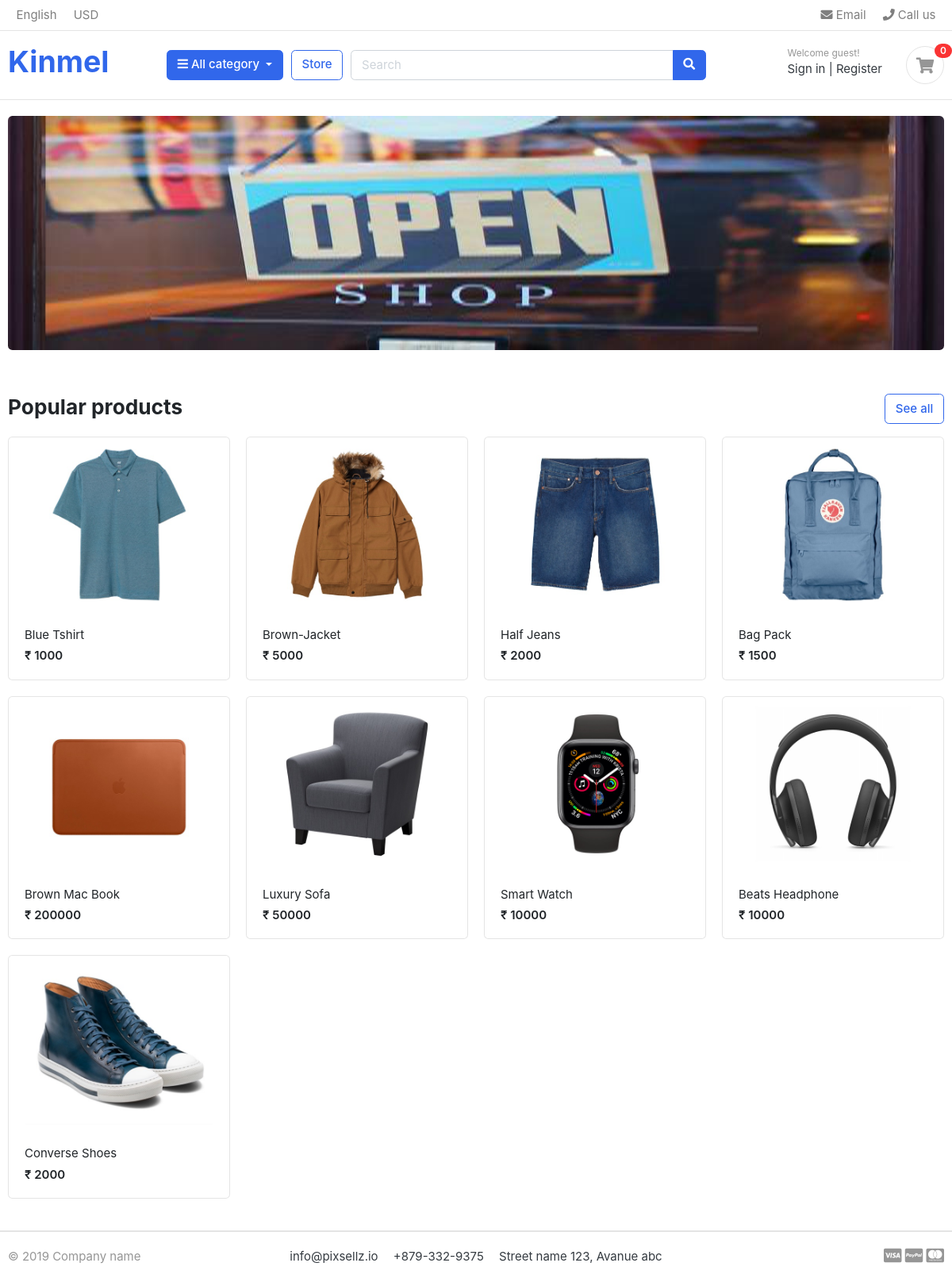
The page / on the database its author committed.
### store/models.py (models this page shows, shortened)
class Product(models.Model):
    product_name = models.CharField(max_length=200,unique=True)
    slug = models.SlugField(max_length=200,unique=True)
    description = models.TextField(max_length=500,blank=True)
    price = models.IntegerField()
    image = models.ImageField(upload_to='photos/products')
    stock = models.IntegerField()
    is_available = models.BooleanField(default=True)
    category = models.ForeignKey(Category,on_delete=models.CASCADE)
    created_date = models.DateTimeField(auto_now_add=True)
    modified_date = models.DateTimeField(auto_now=True)
    def get_url(self):
        return reverse('product_detail',args=[self.category.slug,self.slug])

### kinmel/views.py (the view)
# urls.py: 2. Add a URL to urlpatterns:  path('', views.home, name='home')
def home(request):
    products = Product.objects.filter(is_available=True)
    context = {'products':products}
    return render(request,'index.html',context)

### category/context_processors.py (called while the page is built)
def menu_links(request):
    links = Category.objects.all()
    return dict(links=links)

### category/models.py (called while the page is built)
    def get_url(self):
        return reverse('products_by_category',args=[self.slug])

### templates/index.html
{% extends 'base.html' %}
{% load static %}
{% block content %}
<section class="section-intro padding-y-sm">
<div class="container">
<div class="intro-banner-wrap">
	<img src="{% static 'images/banners/2.jpg' %}" class="img-fluid rounded">
</div>
</div>
</section>
<section class="section-name padding-y-sm">
<div class="container">
<header class="section-heading">
	<a href="{%url 'store'%}" class="btn btn-outline-primary float-right">See all</a>
	<h3 class="section-title">Popular products</h3>
</header>
<div class="row">
	{%for product in products%}
	<div class="col-md-3">
		<div class="card card-product-grid">
			<a href="{{product.get_url}}" class="img-wrap"> <img src="{{ product.image.url }}"> </a>
			<figcaption class="info-wrap">
				<a href="{{product.get_url}}" class="title">{{product.product_name}}</a>
				<div class="price mt-1">₹ {{product.price}}</div>
			</figcaption>
		</div>
	</div>
	{% endfor %}
</div>
</div>
</section>
{% endblock content %}

### templates/base.html (shortened to what this page needs)
{% load static %}
<!DOCTYPE HTML>
<html lang="en">
<head>
<link href="{% static 'css/bootstrap.css' %}" rel="stylesheet" type="text/css"/>
<link href="{% static 'fonts/fontawesome/css/all.min.css' %}" type="text/css" rel="stylesheet">
<link href="{% static 'css/ui.css' %}" rel="stylesheet" type="text/css"/>
<link href="{% static 'css/responsive.css' %}" rel="stylesheet" media="only screen and (max-width: 1200px)" />
</head>
<body>
<header class="section-header">
<nav class="navbar p-md-0 navbar-expand-sm navbar-light border-bottom">
<div class="container">
  <div class="collapse navbar-collapse" id="navbarTop4">
    <ul class="navbar-nav mr-auto">
    	<li class="nav-item dropdown">
		 	<a href="#" class="nav-link">   English </a>
		</li>
		<li class="nav-item dropdown">
			<a href="#" class="nav-link"> USD </a>
		</li>
    </ul>
    <ul class="navbar-nav">
		<li><a href="#" class="nav-link"> <i class="fa fa-envelope"></i> Email </a></li>
		<li><a href="#" class="nav-link"> <i class="fa fa-phone"></i> Call us </a></li>
	</ul>
  </div>
</div>
</nav>
<section class="header-main border-bottom">
	<div class="container">
<div class="row align-items-center">
	<div class="col-lg-2 col-md-3 col-6">
		<a href="{% url 'home' %}" class="brand-wrap">
			<h1>Kinmel</h1>
		</a>
	</div>
	<div class="col-lg col-sm col-md col-6 flex-grow-0">
		<div class="category-wrap dropdown d-inline-block float-right">
			<button type="button" class="btn btn-primary dropdown-toggle" data-toggle="dropdown">
				<i class="fa fa-bars"></i> All category
			</button>
		</div>
	</div>
	<a href="{% url 'store' %}" class="btn btn-outline-primary">Store</a>
	<div class="col-lg  col-md-6 col-sm-12 col">
		<form action="#" class="search">
			<div class="input-group w-100">
			    <input type="text" class="form-control" style="width:60%;" placeholder="Search">
			    <div class="input-group-append">
			      <button class="btn btn-primary" type="submit">
			        <i class="fa fa-search"></i>
			      </button>
			    </div>
		    </div>
		</form>
	</div>
	<div class="col-lg-3 col-sm-6 col-8 order-2 order-lg-3">
				<div class="d-flex justify-content-end mb-3 mb-lg-0">
					<div class="widget-header">
						<small class="title text-muted">Welcome guest!</small>
						<div>
							<a href="./signin.html">Sign in</a> <span class="dark-transp"> | </span>
							<a href="./register.html"> Register</a>
						</div>
					</div>
					<a href="./cart.html" class="widget-header pl-3 ml-3">
						<div class="icon icon-sm rounded-circle border"><i class="fa fa-shopping-cart"></i></div>
						<span class="badge badge-pill badge-danger notify">0</span>
					</a>
				</div>
			</div>
</div>
	</div>
</section>
</header>
{% block content %}
{% endblock content %}
<footer class="section-footer border-top">
	<div class="container">
		<section class="footer-bottom border-top row">
			<div class="col-md-2">
				<p class="text-muted"> &copy 2019 Company name </p>
			</div>
			<div class="col-md-8 text-md-center">
				<span  class="px-2">info@pixsellz.io</span>
				<span  class="px-2">+879-332-9375</span>
				<span  class="px-2">Street name 123, Avanue abc</span>
			</div>
			<div class="col-md-2 text-md-right text-muted">
				<i class="fab fa-lg fa-cc-visa"></i>
				<i class="fab fa-lg fa-cc-paypal"></i>
				<i class="fab fa-lg fa-cc-mastercard"></i>
			</div>
		</section>
	</div>
</footer>
</body>
</html>

### static/css/ui.css (style rules this page uses)
html { font-family: "Inter", sans-serif; font-size: 15px; }
.img-wrap { text-align: center; display: block; }
.img-wrap img { max-width: 100%; }
.icon-xs, .icon-sm, .icon-md, .icon-lg { display: inline-block; text-align: center; flex-shrink: 0; flex-grow: 0; }
.icon-sm { width: 48px; height: 48px; line-height: 48px !important; font-size: 20px; }
.padding-y-sm { padding-top: 20px; padding-bottom: 20px; }
.section-heading { margin-bottom: 20px; margin-top: 15px; }
.section-title { color: #212529; }
p:last-child { margin-bottom: 0; }
.header-main { position: relative; padding-top: 1rem; padding-bottom: 1rem; }
.widget-header { display: inline-block; vertical-align: middle; position: relative; }
.widget-header a { color: #343a40; }
.widget-header i { color: #969696; }
.widget-header .title { display: block; }
.widget-header .notify { position: absolute; top: -3px; right: -10px; }
.footer-bottom { padding-top: 20px; padding-bottom: 20px; }
[class*=card-product] a.title { color: #212529; display: block; }
[class*=card-product] .img-wrap { overflow: hidden; position: relative; }
[class*=card-product] .img-wrap img { height: 100%; max-width: 100%; width: auto; display: inline-block; -o-object-fit: cover; object-fit: cover; }
.card-product-grid { margin-bottom: 20px; }
.card-product-grid .img-wrap { border-radius: 0.2rem 0.2rem 0 0; height: 220px; }
.card-product-grid .info-wrap { overflow: hidden; padding: 18px 20px; }
.card .img-wrap { overflow: hidden; }
.notify { position: absolute; top: -4px; right: -10px; display: inline-block; padding: 0.25em 0.6em; font-size: 12px; line-height: 1; text-align: center; border-radius: 3rem; color: #fff; background-color: #fa3434; }
.price { font-weight: 600; color: #212529; }

### rows shown on the page
Product: image (picture), product_name "Blue Tshirt", price "1000"
Product: image (picture), product_name "Brown-Jacket", price "5000"
Product: image (picture), product_name "Half Jeans", price "2000"
Product: image (picture), product_name "Bag Pack", price "1500"
Product: image (picture), product_name "Brown Mac Book", price "200000"
Product: image (picture), product_name "Luxury Sofa", price "50000"
Product: image (picture), product_name "Smart Watch", price "10000"
Product: image (picture), product_name "Beats Headphone", price "10000"
Product: image (picture), product_name "Converse Shoes", price "2000"
